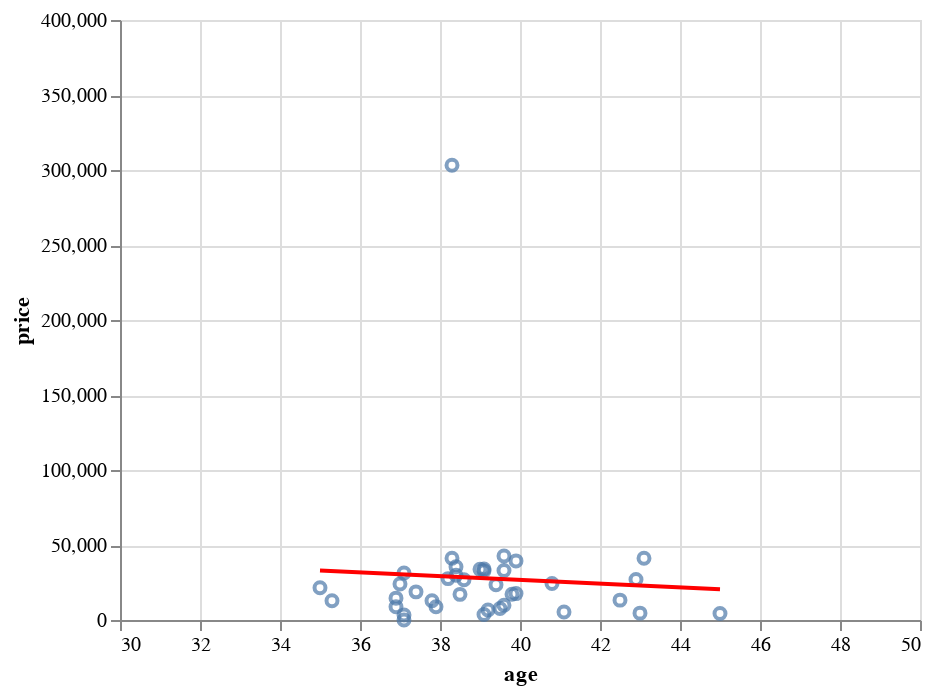

This figure's notebook cell:
### Code cell
chart = alt.Chart(join_df).mark_point().encode(
    x=alt.X('age', scale=alt.Scale(domain=(30, 50))),
    y=alt.Y('price',scale=alt.Scale(domain=(0, 400000)))
)
    
(
    chart +
    chart.transform_regression('age','price',method="linear").mark_line(color="red")
)

### Figure 1 — Vega-Lite specification as saved in the notebook (floating-point values rounded to 4 significant figures)
{"config": {"view": {"continuousWidth": 400, "continuousHeight": 300}}, "layer": [{"mark": "point", "encoding": {"x": {"type": "quantitative", "field": "age", "scale": {"domain": [30, 50]}}, "y": {"type": "quantitative", "field": "price", "scale": {"domain": [0, 400000]}}}}, {"mark": {"type": "line", "color": "red"}, "encoding": {"x": {"type": "quantitative", "field": "age", "scale": {"domain": [30, 50]}}, "y": {"type": "quantitative", "field": "price", "scale": {"domain": [0, 400000]}}}, "transform": [{"on": "age", "regression": "price", "method": "linear"}]}], "data": {"name": "data-35860a62bd26545c90d70d00661ddbde"}, "$schema": "https://vega.github.io/schema/vega-lite/v4.8.1.json", "datasets": {"data-35860a62bd26545c90d70d00661ddbde": [{"state_full": "Georgia", "age": 37.1, "price": 3351.0}, {"state_full": "Hawaii", "age": 39.6, "price": 32970.0}, {"state_full": "Iowa", "age": 38.5, "price": 17080.0}, {"state_full": "Idaho", "age": 36.9, "price": 14570.0}, {"state_full": "Indiana", "age": 37.9, "price": 8805.0}, {"state_full": "Kansas", "age": 37.1, "price": 31340.0}, {"state_full": "Kentucky", "age": 39.1, "price": 32860.0}, {"state_full": "Massachusetts", "age": 39.6, "price": 42610.0}, {"state_full": "Alabama", "age": 39.4, "price": 23500.0}, {"state_full": "Arizona", "age": 38.2, "price": 27590.0}, {"state_full": "California", "age": 37.0, "price": 24010.0}, {"state_full": "Colorado", "age": 37.1, "price": 0.0}, {"state_full": "Connecticut", "age": 41.1, "price": 5302.0}, {"state_full": "Florida", "age": 42.5, "price": 13240.0}, {"state_full": "Maryland", "age": 39.1, "price": 3614.0}, {"state_full": "Maine", "age": 45.0, "price": 4343.0}, {"state_full": "Michigan", "age": 39.9, "price": 17600.0}, {"state_full": "Minnesota", "age": 38.3, "price": 303100.0}, {"state_full": "North Carolina", "age": 39.1, "price": 34040.0}, {"state_full": "North Dakota", "age": 35.3, "price": 12840.0}, {"state_full": "South Carolina", "age": 39.9, "price": 39400.0}, {"state_full": "South Dakota", "age": 37.4, "price": 18760.0}, {"state_full": "Tennessee", "age": 39.0, "price": 33770.0}, {"state_full": "Texas", "age": 35.0, "price": 21510.0}, {"state_full": "Virginia", "age": 38.6, "price": 26850.0}, {"state_full": "Vermont", "age": 43.0, "price": 4571.0}, {"state_full": "Washington", "age": 37.8, "price": 12820.0}, {"state_full": "Wisconsin", "age": 39.8, "price": 17140.0}, {"state_full": "West Virginia", "age": 42.9, "price": 27040.0}, {"state_full": "New Hampshire", "age": 43.1, "price": 41170.0}, {"state_full": "New Mexico", "age": 38.4, "price": 29880.0}, {"state_full": "Nevada", "age": 38.3, "price": 41220.0}, {"state_full": "New York", "age": 39.2, "price": 6654.0}, {"state_full": "Ohio", "age": 39.5, "price": 7717.0}, {"state_full": "Oklahoma", "age": 36.9, "price": 8857.0}, {"state_full": "Oregon", "age": 39.6, "price": 9855.0}, {"state_full": "Pennsylvania", "age": 40.8, "price": 24350.0}, {"state_full": "Wyoming", "age": 38.4, "price": 35500.0}]}}
